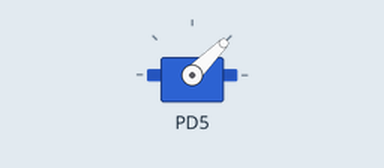
Simulated run of this program. Board: ATmega32, built with avr-gcc and emulated at 16 MHz. Parts: servo. Servo pulses on a pin are drawn as a servo (544–2400 µs = 0–180°).

Above: at 0.05 s.
At 2.0 s:
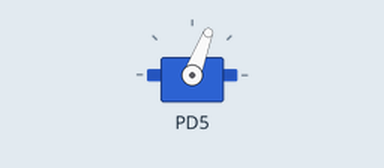
At 2.95 s:
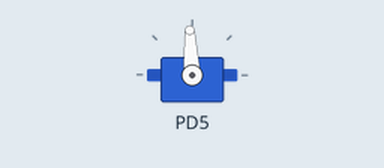
At 3.95 s:
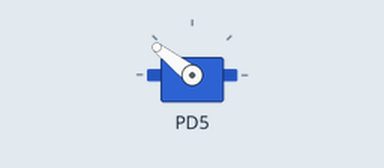
Timing chart, 0 to 5.2 s (numbered marks = the images above):
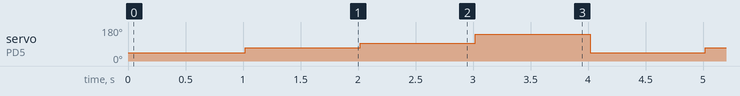

Measured:
- by itself, servo on PD5: repeats every 4.0 s: 93° 1.0 s, 142° 1.0 s, 45° 1.0 s, 69° 1.0 s

The program:

main.c
```c
/*
 * ServoMotor_Driver.c
 *
 * Created: 9/27/2020 8:06:08 PM
 * Author : monad
 */

#include <avr/io.h>
#define F_CPU 16000000UL
#include <util/delay.h>
#include "Servo.h"
int main(void)
{
	DDRD |=(1<<5);
	Servo_Init();
    /* Replace with your application code */
    while (1)
    {
		Servo_Func(0);
		_delay_ms(1000);
		Servo_Func(45);
		_delay_ms(1000);
		Servo_Func(90);
		_delay_ms(1000);
		Servo_Func(180);
		_delay_ms(1000);
    }
}
```

Servo.c
```c
/*
 * Servo.c
 *
 * Created: 9/27/2020 8:51:54 PM
 *  Author: monad
 */
#include "Servo.h"
#include <avr/io.h>
void Servo_Init(void)
{
	IN_CAP_REG_HB=0x13;
	IN_CAP_REG_LB=0x87;
	//ICR1=4999;
	SetBIT(TCNT_CMP_REGA ,WaveGenbit_11);
	SetBIT(TCNT_CMP_REGA ,CMP_OUT_MODE_A1);
	SetBIT(TCNT_CMP_REGB ,WaveGenbit_12);
	SetBIT(TCNT_CMP_REGB ,WaveGenbit_13);
	SetBIT(TCNT_CMP_REGB ,Prescl_10);
	SetBIT(TCNT_CMP_REGB ,Prescl_11);
}

void Servo_Func(unsigned short angle)
{
	unsigned short value;

	//OCR1A=(((angle-Mini_angle)*(Max_count-Mini_count))/(Max_angle-Mini_angle))+Mini_count;
	value=(((angle-Mini_angle)*(Max_count-Mini_count))/(Max_angle-Mini_angle))+Mini_count;
	IN_CAP_REG_HB_A =(value>>8);
	IN_CAP_REG_LB_A =(value & 0X00FF);


}
```

Servo.h
```c
/*
 * Servo.h
 *
 * Created: 9/27/2020 8:52:44 PM
 *  Author: monad
 */


#ifndef SERVO_H_
#define SERVO_H_

#include <avr/interrupt.h>
#define TCNT_CMP_REGA     (*((volatile unsigned char*)0x4F))         //TCCR1A
#define TCNT_CMP_REGB     (*((volatile unsigned char*)0x4E))        //TCCR1B
#define IN_CAP_REG_HB     (*((volatile unsigned char*)0x47))        //ICR1H
#define IN_CAP_REG_LB     (*((volatile unsigned char*)0x46))        //ICR1L
#define IN_CAP_REG_HB_A   (*((volatile unsigned char*)0x4B))        //OCR1H
#define IN_CAP_REG_LB_A   (*((volatile unsigned char*)0x4A))        //OCR1L
#define SetBIT(REG,BIT)    REG |=(1<<BIT)
#define ClearBIT(REG,BIT)  REG &=~(1<<BIT)
#define Prescl_12             2
#define Prescl_11             1
#define Prescl_10             0
#define WaveGenbit_11         1
#define WaveGenbit_10         0
#define WaveGenbit_13         4
#define WaveGenbit_12         3
#define CMP_OUT_MODE_A1       7
#define CMP_OUT_MODE_A0       6
#define Mini_count            250
#define Max_count             500
#define Mini_angle            0
#define Max_angle             180
void Servo_Init(void);
void Servo_Func(unsigned short angle);
//0x1387
#endif /* SERVO_H_ */
// ICR=VALUE;
//IN_CAP_REG_HB_A =(VALUE>>8);
//IN_CAP_REG_LB_A =(VALUE & 0X0F);
```
